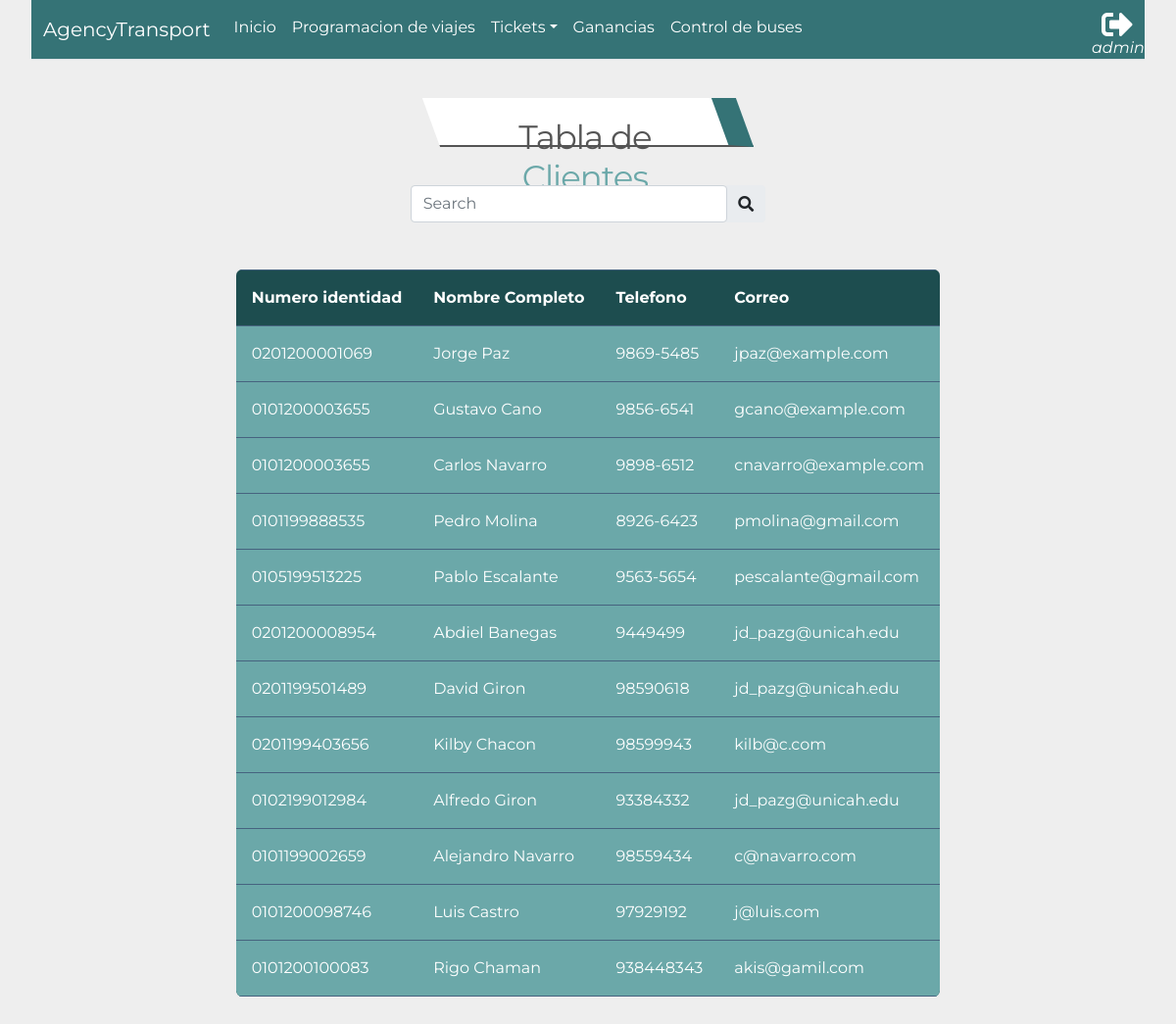
The app's page /transportAgency/customer/ (signed in), older data.
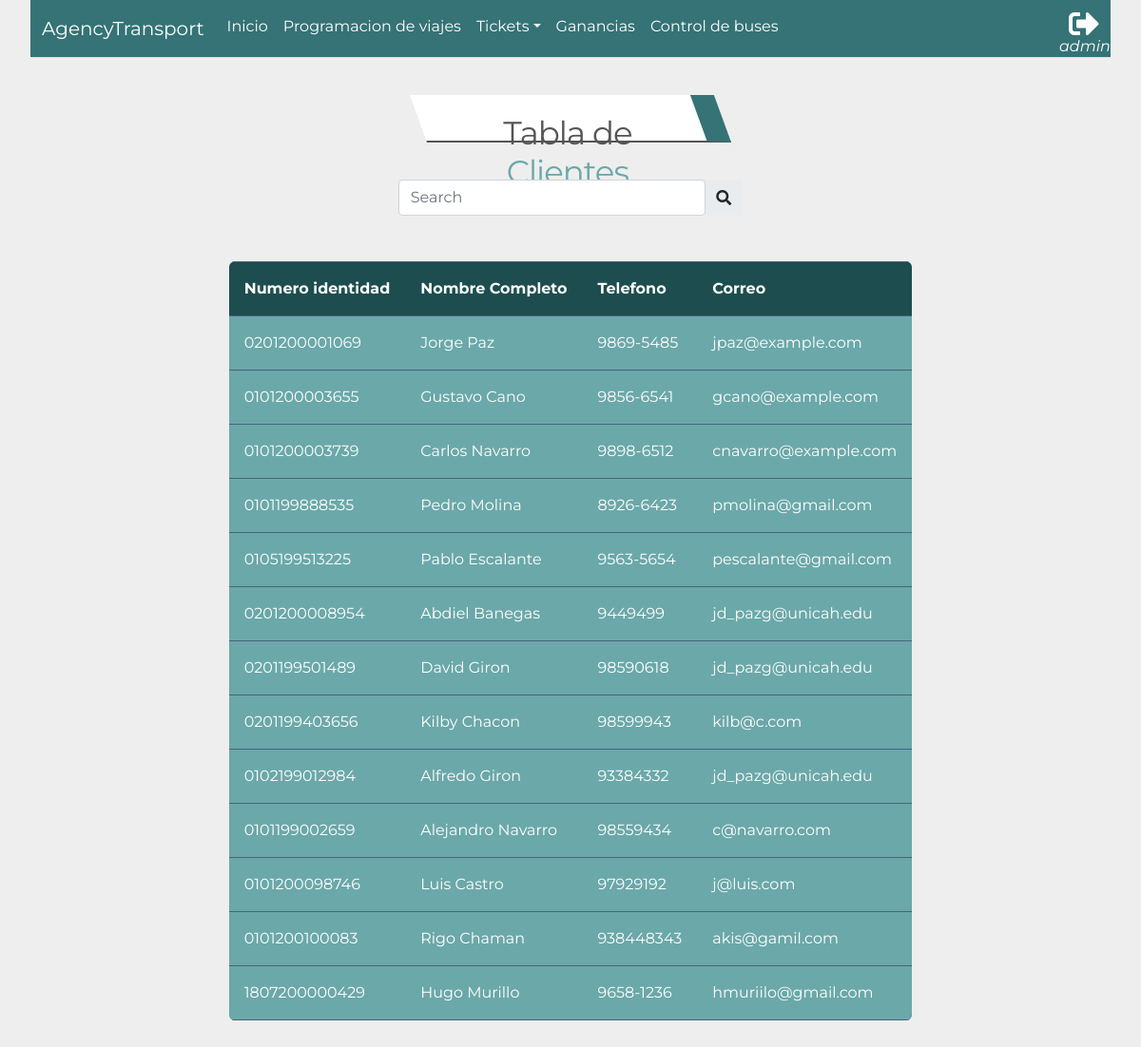
The same page, newer data.
### app_transportAgency/models.py (models this page shows, shortened)
class Client(models.Model):
    dni        = models.CharField(max_length=13,null=True, blank=True)
    first_name = models.CharField(max_length=50)
    last_name  = models.CharField(max_length=50)
    phone      = models.CharField(max_length=50)
    email      = models.CharField(max_length=50)
    user       = models.OneToOneField(User, on_delete=models.CASCADE, null=True, blank=True)

### app_transportAgency/views.py (the view)
# urls.py: path('customer/', views.customer, name="customer"),
@login_required()
def customer(request):
    if request.user.is_superuser:
        q = request.GET.get('q')
        if q:
            customers = Client.objects.filter(dni__startswith=q)
        else:
            customers = Client.objects.all()
        return render(request, 'transportAgency/customer.html', {
                'customers': customers
            })
    else:
        return HttpResponse("sdjhkhsd")

### app_transportAgency/templates/transportAgency/customer.html (shortened to what this page needs)
{% extends "base.html" %}
{% load static %}
{% block css %}
<link rel="stylesheet" href="{% static 'transportAgency/css/table.css' %}">
<link rel="stylesheet" href="{% static 'transportAgency/css/tittle.css' %}">
{% endblock %}
{% block container %}
    <div class="row justify-content-center m-4">
        <div class="title">
            <h1>Tabla de <span style="color: #6BA8A9;">Clientes</span></h1>
        </div>
    </div>
<form action="{% url 'transportAgency:customer' %}" >
    <div class="row justify-content-center">
        <div class="col-md-4">
            <div class="input-group rounded mb-5">
                <input type="search" name="q" class="form-control rounded" placeholder="Search" aria-label="Search"
                    aria-describedby="search-addon" />
                <span class="input-group-text border-0" id="search-addon">
                    <i class="fas fa-search"></i>
                </span>
            </div>
        </div>
    </div>
</form>
<table class="rwd-table">
    <thead>
        <tr>
            <th>Numero identidad</th>
            <th>Nombre Completo</th>
            <th>Telefono</th>
            <th>Correo</th>
        </tr>
    </thead>
    <tbody>
        {% for c in customers %}
            <tr>
                <td data-th="nombre">{{c.dni}}</td>
                <td data-th="nombre">{{c.first_name}} {{c.last_name}}</td>
                <td data-th="telefono">{{c.phone}}</td>
                <td data-th="correo">{{c.email}}</td>
            </tr>
        {% endfor %}
    </tbody>
</table>
<br>
<br>
{% endblock %}

Row changes from the older to the newer data that the page shows:
changed Client "Carlos": dni "0101200003655" → "0101200003739"
added Client: dni "1807200000429", first_name "Hugo", last_name "Murillo", phone "9658-1236", email "hmuriilo@gmail.com"
